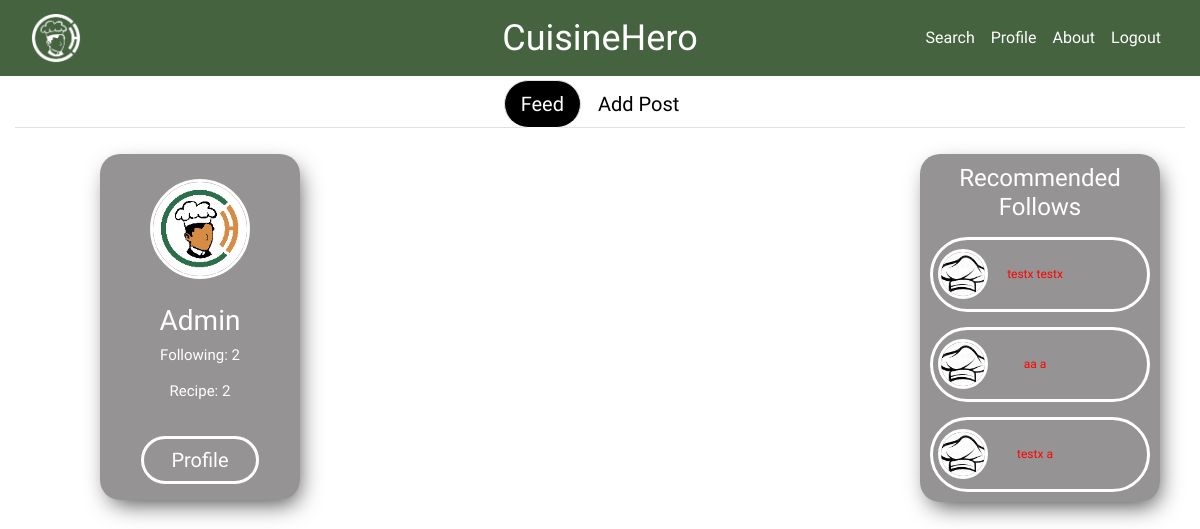
Screenshot of /feed.php (signed in) with the database file from the repository.
### tables this page shows
CREATE TABLE `acc` (
  `id` int(6) NOT NULL,
  `firstname` varchar(30) NOT NULL,
  `lastname` varchar(30) NOT NULL,
  `email` varchar(30) NOT NULL,
  `pass` varchar(30) NOT NULL,
  `banner` varchar(100) DEFAULT NULL,
  `dispic` varchar(100) NOT NULL,
  `bio` text NOT NULL,
  `followno` int(10) NOT NULL,
  `recpno` int(10) NOT NULL,
  `role` varchar(10) NOT NULL DEFAULT 'user'
);

### feed.php (the view, shortened to what this page needs)
<?php
if (isset($_SESSION['firstname']) && isset($_SESSION['email'])) {
    include 'DB/cred.php';
    $email = isset($_SESSION['email']) ? $_SESSION['email'] : null;
    $con = mysqli_connect($server, $username, $password, $dbname);
    $query = "SELECT * FROM acc WHERE email = '$email'";
    if ($result = $con->query($query)) {
        $row = mysqli_fetch_array($result);
?>
        <!DOCTYPE html>
        <html lang="en">
        <head>
            <link rel="stylesheet" href="https://maxcdn.bootstrapcdn.com/bootstrap/4.5.2/css/bootstrap.min.css">
            <link href="https://cdnjs.cloudflare.com/ajax/libs/croppie/2.6.4/croppie.min.css" rel="stylesheet">
            <link rel="stylesheet" type="text/css" href="css files\feedstyle.css">
        </head>
        <header>
            <nav class="navbar navbar-expand-md" id="banner">
                <div class="container-fluid" id="banner1">
                    <a class="navbar-brand" href="feed.php"><img src="Images\logo white.png"></a>
                    <div class="collapse navbar-collapse" id="collapsibleNavbar">
                        <ul class="navbar-nav ml-auto">
                            <li class="nav-item">
                                <a class="nav-link" href="Search/search.php">Search</a>
                            </li>
                            <li class="nav-item">
                                <a class="nav-link" href="Profile/profile.php">Profile</a>
                            </li>
                            <li class="nav-item">
                                <a class="nav-link" href="about.php">About</a>
                            </li>
                            <li class="nav-item">
                                <a class="nav-link" href="DB/Logout.php">Logout</a>
                            </li>
                        </ul>
                    </div>
                    <p class="navbar-center d-none d-md-block d-lg-block d-xl-block" id="navtext">CuisineHero</p>
            </nav>
        </header>
        <body>
            <div class="container-fluid" id="hey">
                <div class="row">
                    <div class="col-12 text-center" id="buffer">
                        <ul class="nav nav-tabs justify-content-center" role="tablist">
                            <li class="nav-item">
                                <a class="nav-link active" data-toggle="tab" href="#feed">Feed</a>
                            </li>
                            <li class="nav-item">
                                <a class="nav-link" data-toggle="tab" href="#postform">Add Post</a>
                            </li>
                        </ul>
                    </div>
                </div>
                <div class="tab-content">
                    <div id="feed" class="container tab-pane active"><br>
                        <div class="row" id="sec2">
                            <div class="col-lg-3 d-none d-lg-block d-xl-block" id="firstsec">
                                <div class="profcard float-right">
                                    <div class="prf">
                                        <div class="prfimg">
                                            <?php echo "<img class='image-fluid' src='Profile/images/" . $row['dispic'] . "'>"; ?>
                                        </div>
                                        <div class="prfname">
                                            <?php echo '<h3>' . $row["firstname"] . ' ' . $row["lastname"] . '</h3>'; ?>
                                        </div>
                                        <div class="prfdata">
                                            <h5 class="buddycount">Following: <span><?php echo $row['followno']; ?></span> <br> <br> Recipe:<span> <?php echo $row['recpno']; ?></span></h5>
                                        </div>
                                        <a href="Profile/profile.php" class="btn" role="button" id="profbtn"><span id="prftxt">Profile</span></a>
                                    </div>
                                </div>
                            </div>
                            <div class="col-lg-6 d-sm-12 d-flex justify-content-center" id="mainsec">
                                <div class="container-fluid">
                                </div>
                            </div>
                            <div class="col-lg-3 d-none d-lg-block d-xl-block text-center" id="thirdsec">
                                <div class="community">
                                    <div class="comcard ">
                                        <h3>Recommended Follows</h3>
                                        <?php include 'feed_files/reco-fol.php' ?>
                                    </div>
                                </div>
                            </div>
                        </div>
                    </div>
                </div>
            </div>
        </body>
        </html>
<?php
    }
} else {
    header('location:index.php');
    exit();
}
?>

### feed_files/reco-fol.php
<?php
include 'DB/cred.php';
$con = mysqli_connect($server,$username,$password,$dbname);
$email = isset($_SESSION['email'])? $_SESSION['email']:null;
$sel = "SELECT * FROM acc WHERE email !='$email' ORDER By followno Desc";
$flag=0;
if($result=$con->query($sel)){
    while ($row=$result->fetch_array()){
        if ($flag <=2){
        $author=$row['email'];
        $sel1 = "SELECT * from follow_log WHERE email='$email' AND author='$author'";
        $result1=$con->query($sel1);
        $row1=$result1->fetch_array();
        if(!isset($row1['author'])){
        echo '<a href="javascript:void(0)" class="link1" var="'.$author.'">
        <div class="personcard justify-content-center;" style="cursor: pointer;"">
        <p class="usrnm2">'.$row['firstname'].' '.$row['lastname'].'</p>
        <div class="dp2">
            <img src="Profile/images/'.$row['dispic'].'">
        </div>
        </div></a><form method="post" action="feed_files/to-profile.php" name="redirect1" class="redirect1">
        <input type="hidden" class="post1" name="post1" value="">
        <input type="submit" style="display: none;">
        </form>';
        $flag++;
        }
    }}
}
?>

### css files/feedstyle.css (style rules this page uses)
* { margin: 0px; padding: 0px; box-sizing: border-box; scroll-behavior: smooth; }
#banner { position: fixed; display: flex; flex-direction: row; flex-wrap: wrap; background-color:rgb(68, 99, 62); justify-content: space-between; width: 100%; min-height: 8vh; z-index:9998; align-items: center; margin:auto; top: 0; }
.navbar-center { position: absolute; left: 50%; transform: translatex(-50%); margin-top: 2vh; }
#navtext { font-family: 'Raleway'; font-size: 3vw; color: white; transition: top .6s; }
.nav-link { text-decoration: none; color: white; display: flex; list-style: none; font-family: 'Krub'; }
.navbar-brand img { width: 50px; height: 50px; }
#buffer { position: relative; height: 110px; align-items: center; }
.nav-tabs { margin-top:80px; }
.nav-tabs > li > a { font-size:20px; color: black; }
.nav-tabs > li > a.active { background-color: black !important; border-radius: 25px; transition: ease .8s; }
.nav-tabs .nav-item.show .nav-link, .nav-tabs .nav-link.active { color: white; }
.tab-content { width: 100%; }
#sec2 { height:70vh; transition: ease .8s; }
#firstsec { height: max-content; text-align:center; }
#thirdsec { height: max-content; }
#mainsec { display: block; margin: auto; height: 81vh; overflow-y: auto; overflow-x: hidden; }
.profcard { align-items: center; }
.prf { margin-top:20px; border-radius: 20px; background-color: rgba(66, 63, 63, 0.562); height: max-content; width:200px; box-shadow: 4px 9px 23px -6px rgba(0,0,0,0.75); -webkit-box-shadow: 4px 9px 23px -6px rgba(0,0,0,0.75); -moz-box-shadow: 4px 9px 23px -6px rgba(0,0,0,0.75); }
.prfimg { position: relative; width:100px; height: 100px; border: solid white; border-radius: 100px; overflow: hidden; top: 25px; left:25%; margin-bottom: 50px; }
.prfimg img { width: 100%; height: 100%; }
.prfname { font-family: 'Krub'; color: white;; }
.prfdata { margin-bottom: 20px; }
.prfdata h5 { font-family: 'Krub'; color: white; font-size: 15px; }
#profbtn { border: white; border-style: solid; border-radius: 100px; text-decoration: none; margin: 2vh; transition: ease .8s; }
#prftxt { font-family: 'Raleway'; font-size:20px; color:white; padding:15px; transition: ease .8s; }
.community { padding: 20px; }
.comcard { text-align: center; height:100%; width: 300px; padding: 10px; border-radius: 20px; background-color: rgba(66, 63, 63, 0.562); box-shadow: 4px 9px 23px -6px rgba(0,0,0,0.75); -webkit-box-shadow: 4px 9px 23px -6px rgba(0,0,0,0.75); -moz-box-shadow: 4px 9px 23px -6px rgba(0,0,0,0.75); }
.comcard h3 { font-family: 'Krub'; color: white; font-size: 2vw; }
.personcard { margin-right:50px; width: 100%; height: max-content; border: solid white; padding: 10px; margin-top: 15px; border-radius: 50px; display: flex; justify-content: center; align-items: center; transition:ease 0.8s; }
.dp2 { position: absolute; width:50px; height:50px; border: solid white; border-radius: 25px; overflow: hidden; left:53px }
.dp2 img { max-width:100%; max-height:100%; }
.usrnm2 { padding-top: 15px; padding-right: 10px;; font-family: 'Krub'; font-size: 1vw; color: red; }
@media (max-width: 1295px) { .comcard { height:100%; max-width: 20vw; } }

### rows the page displays
acc: dispic (picture), firstname "Admin", followno "2", recpno "2"
acc: firstname "testx", lastname "testx", dispic (placeholder picture)
acc: firstname "aa", lastname "a", dispic (placeholder picture)
acc: firstname "testx", lastname "a", dispic (placeholder picture)
